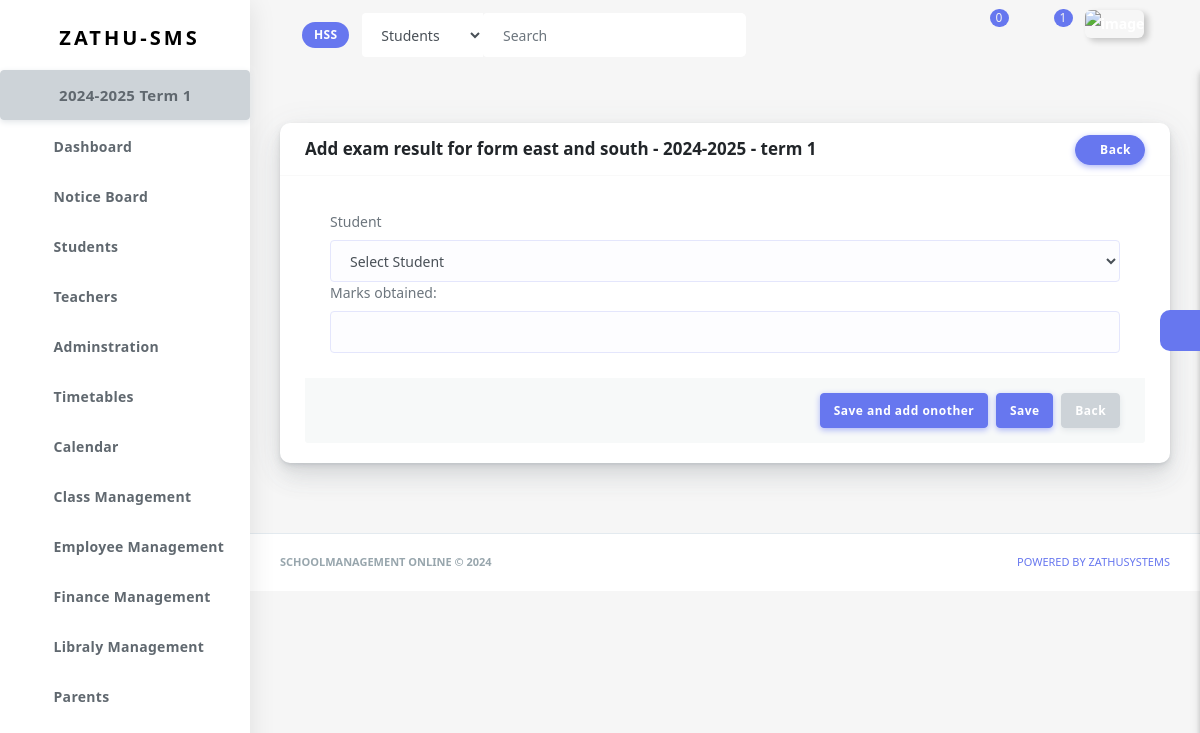
/exam-management/exam-schedules/exam-sujects/exam-results-1/add-exam-result1-40b1d377-6656-44b4-9429-142e877d579a/ (signed in), run on the app's committed database.
### schooladminstration/models.py (models this page shows)
class Institution(models.Model):
    institution_name=models.CharField(max_length=50)
    id=models.CharField(primary_key=True, max_length=100, blank=True, unique=True, default=uuid.uuid4)
    user=models.ForeignKey(get_user_model(), on_delete=models.CASCADE, related_name='institution', blank=True, null=True, default=None)
    name_of_head=models.CharField(max_length=50, null=True, blank=True, default=None)
    name_of_principal=models.CharField(max_length=50, null=True, blank=True, default=None)
    name_of_registrar=models.CharField(max_length=50, null=True, blank=True, default=None)
    phone=models.CharField(max_length=50, null=True, blank=True)
    country=models.CharField(max_length=50, null=True, blank=True)
    city=models.CharField(max_length=50, null=True, blank=True)
    tried_subscription=models.BooleanField(default=False)
    created_at = models.DateTimeField(default=timezone.now, null=True, blank=True)
    edu=(
        ('primary education', 'Primary Education'),
        ('secondary education', 'Secondary Education'),
        ('tertialy education', 'Tertiary Education'),
    )
    edu_offer=models.CharField(max_length=20, choices=edu)
    def __str__(self):
        return self.institution_name

### school_calendar/models.py (models this page shows)
class AcademicYear(models.Model):
    institution=models.ForeignKey(Institution, on_delete=models.CASCADE, related_name='academic_year')
    year=models.CharField(max_length=9, help_text='e.g 2024-2025')
    start_date=models.DateField(help_text='starting date of this academic year')
    end_date=models.DateField(help_text='ending date of this academic year')
    date=models.DateField(auto_now_add=True)
    closed=models.BooleanField(default=False)
    def __str__(self):
        return f'{self.year}'

class Term(models.Model):
    institution=models.ForeignKey(Institution, on_delete=models.CASCADE, related_name='terms')
    academic_year=models.ForeignKey(AcademicYear, on_delete=models.CASCADE, related_name='terms')
    title=models.CharField(max_length=50, help_text='e.g Term 1/Semister 2')
    start_date=models.DateField(help_text='starting date of this term/semister')
    end_date=models.DateField(help_text='ending date of this Term/Semister')
    date=models.DateField(auto_now_add=True)
    closed=models.BooleanField(default=False)
    def __str__(self):
        return f'{self.title}'

### exams/models.py (models this page shows)
class Exam(models.Model):
    title=models.CharField(max_length=50, null=True, default=None, blank=True, help_text='Give your exam time table a title. e.g (Form one Time table)')
    school=models.ForeignKey(Institution, related_name='exams', on_delete=models.CASCADE, null=True, default=None, blank=True)
    classes=models.ManyToManyField(ClassRoom, related_name='exams', null=True, blank=True)
    academic_year=models.ForeignKey(AcademicYear, related_name='exams', on_delete=models.CASCADE, null=True, default=None, blank=True)
    term=models.ForeignKey(Term, related_name='exams', on_delete=models.CASCADE, null=True, default=None, blank=True)
    def __str__(self):
        return f"{self.title} - {self.academic_year} - {self.term}"

### exams/views.py (the view, shortened to what this page needs)
# urls.py: path('exam-schedules/exam-sujects/exam-results-<int:exam_subject_id>/add-exam-result<int:exam_id>-<uuid:school_id>/', add_exam_result, name='add_exam_results'),
def add_exam_result(request, exam_subject_id, exam_id, school_id):
    if is_approved_account(request)==False: return redirect('main:un_approved', school_id)
    institution=get_institution(request, school_id)
    academic_year=AcademicYear.objects.get(institution=institution, closed=False)
    term=Term.objects.get(institution=institution, closed=False)
    students=Student.objects.filter(school=institution)
    exam=Exam.objects.get(id=exam_id)
    exam_subject=ExamSubjects.objects.get(id=exam_subject_id)
    results=Result.objects.filter(subject=exam_subject)
    form = ExamResultsForm()
    result_students=[]
    for result in results:
        result_students.append(result.student)
    cont={
        'students':students,
        'result_students':result_students,
        'exam': exam,
        'exam_subject':exam_subject,
        'results':results,
        'academic_year':academic_year,
        'term':term,
        'form':form,
        'school_id':school_id,
        'institution':institution
        }
    return render(request, 'templates/exams/add_result.html', cont)

### exams/forms.py
class ExamResultsForm(forms.ModelForm):
    class Meta:
        model = Result
        fields = ['marks_obtained']
    def __init__(self, *args, **kwargs):
        super(ExamResultsForm, self).__init__(*args, **kwargs)
        self.fields['marks_obtained'].widget.attrs.update({'class':'form-control', 'max':'100'})

### chatapp/context_processors.py (called while the page is built)
def chat_global_data(request):
    chats=None
    if request.user.is_authenticated:
        chats=Chat.objects.filter(users=(request.user)).order_by('-udated_at')
        counter_chats=Chat.objects.filter(users=(request.user)).order_by('-udated_at')[:6]
        counter=0
        for chat in counter_chats:
            messages=chat.chat_messages.filter(receiver=request.user, seen=False)
            if messages:
                counter+=1
                continue
        return {'counter_chats':counter_chats, 'chats': chats, 'counter':counter}
    return {'mkkk': chats}

### chatapp/models.py (called while the page is built)
    def unseen_msgs(self):
        msgs=self.chat_messages.filter(seen=False)
        if msgs:
            return msgs.last()
        return None

### landing_page/context_processors.py (called while the page is built)
def global_data(request):
    ins=SystemFeature.objects.all()[0:5]
    return {'featuress': ins, }

### main/templatetags/custom_filter.py (called while the page is built)
@register.filter
def first_letters(value):
    value = str(value)
    return ''.join([word[0] for word in value.split() if word]).upper()

### main/templatetags/timeago_filters.py (called while the page is built)
@register.filter
def timeago(value):
    if not isinstance(value, datetime.datetime):
        return value
    now_time = now()
    delta = now_time - value
    seconds = delta.total_seconds()
    minutes = seconds / 60
    hours = minutes / 60
    days = hours / 24
    weeks = days / 7
    months = days / 30
    years = days / 365
    if seconds < 60:
        return f"{int(seconds)}s"
    elif minutes < 60:
        return f"{int(minutes)}m"
    elif hours < 24:
        return f"{int(hours)}h"
    elif days < 7:
        return f"{int(days)}d"
    elif weeks < 4:
        return f"{int(weeks)}w"
    elif months < 12:
        return f"{int(months)}mo"
    else:
        return f"{int(years)}y"

### main/utils.py (called while the page is built)
def get_institution(request, school_id):
    istitution=get_object_or_404(Institution, id=school_id)
    return istitution

def is_admin(request):
    try:
        institution=get_object_or_404(Institution, user=request.user)
        if institution:
            return True
    except:
        return False

def is_teacher(request):
    try:
        instructor=get_object_or_404(Instructor, user=request.user)
        if instructor:
            return True
    except:
        return False

### templates/templates/exams/add_result.html (shortened to what this page needs)
{% extends 'templates/main/base.html' %}
{% block content %}
<section class="section">
<div class="section-body">
<div class="row">
    <div class="col-12">
      <div class="card">
        <div class="card-header">
            <h4 class="d-inline">Add exam result for {{exam}}</h4>
            <div class="card-header-action">
              <a href="../" class="btn btn-primary"><i class="fas fa-angle-left"></i>Back</a>
            </div>
        </div>
        <div class="card-body">
            <form id="" method="post" class="">
                <div class="modal-body">
                  <label for="id_student">Student</label>
                  <select class="form-control select2" name="student" id="id_student" style="width: 100%;" required>
                    <option value="">Select Student</option>
                  </select>
                    {{form}}
                </div>
                <div class="modal-footer bg-whitesmoke br">
                  <button class="btn btn-primary" type="submit" name="add-onother">Save and add onother</button>
                  <button id="submit_btn" type="submit" class="btn btn-primary">Save</button>
                  <a href="../" type="button" class="btn btn-secondary">Back</a>
                </div>
            </form>
        </div>
      </div>
    </div>
  </div>
</div>
</section>
{% endblock %}

### templates/templates/main/header.html (shortened to what this page needs)
{% load static %}
{% load timeago_filters %}
{% load custom_filter %}
   <div class="navbar-bg"></div>
      <nav class="navbar navbar-expand-lg main-navbar sticky">
        <div class="form-inline mr-auto">
          <ul class="navbar-nav mr-3">
            <li><a href="#" data-toggle="sidebar" class="nav-link nav-link-lg
									collapse-btn"> </a></li>
            <li><a href="{% url 'accounts:school_p' %}" class="nav-link nav-link-lg">
                <span class="badge badge-primary"><span class="text-white">{{institution|first_letters}}</span> </span>
              </a></li>
            <li>
              <form class="form-inline mr-auto" action="{% url 'search:search' school_id %}">
                <div class="search-element">
                  <select class="form-control" name="category" id="">
                    <option value="students">Students</option>
                  </select>
                  <input class="form-control" type="search" {% if q %} value="{{q}}" {% endif %} name="q" placeholder="Search" aria-label="Search" data-width="200">
                  <button class="btn" type="submit">
                    <i class="fas fa-search"></i>
                  </button>
                </div>
              </form>
            </li>
          </ul>
        </div>
        <ul class="navbar-nav navbar-right">
          <li class="dropdown dropdown-list-toggle"><a href="#" data-toggle="dropdown"
              class="nav-link nav-link-lg message-toggle">
              <span class="badge headerBadge1">
                {{counter}} </span> </a>
          </li>
          <li class="dropdown dropdown-list-toggle">
            <a href="#" data-toggle="dropdown"
              class="nav-link nav-link-lg notification-toggle message-toggle">
              <i data-feather="bell" class="bell"></i>
              <span class="badge headerBadge1">
                {{n_counter}}
              </span>
            </a>
          </li>
          <li class="dropdown"><a href="#" data-toggle="dropdown"
              class="nav-link dropdown-toggle nav-link-lg nav-link-user"> <img alt="image" src="{% static 'assets/img/user.png' %}"
                class="user-img-radious-style"> </a>
          </li>
          <li class="dropdown">
            <a href="#" data-toggle="dropdown"
            class="nav-link dropdown-toggle nav-link-lg nav-link-user">
          </a>
        </li>
        </ul>
      </nav>

### templates/templates/main/sidebar.html (shortened to what this page needs)
{% load static %}
<div class="main-sidebar sidebar-style-2">
        <aside id="sidebar-wrapper">
          <div class="sidebar-brand">
            <a href=""> <img alt="" src="{% static 'assets/img/logo.png' %}" class="header-logo" /> <span
                class="logo-name">Zathu-SMS</span>
            </a>
          </div>
          <ul class="sidebar-menu">
            <li class="dropdown">
              <a href="{% url 'school_calendar:calendar_list' school_id %}" style="font-size: 15px; font-weight: 70px;" class="btn btn-secondary"> {{institution.academic_year.last}} {{institution.academic_year.last.terms.last|title}} </a>
            </li>
            <li class="dropdown">
              <a href="{% url 'main:dashboard' school_id %}" class="nav-link"><span>Dashboard</span></a>
            </li>
            <li class="dropdown">
              <a href="{% url 'main:notice_board' school_id %}" class="nav-link"><span>Notice Board</span></a>
            </li>
            <li class="dropdown">
              <a href="{% url 'student:students' school_id %}" class="nav-link"><span>Students</span></a>
            </li>
            <li class="dropdown">
              <a href="{% url 'teacher:teachers' school_id %}" class="nav-link"><span>Teachers</span></a>
            </li>
            <li class="dropdown">
              <a href="#" class="menu-toggle nav-link has-dropdown"><span>Adminstration</span></a>
            </li>
            <li class="dropdown">
              <a href="#" class="menu-toggle nav-link has-dropdown"><span>Timetables</span></a>
            </li>
            <li class="dropdown">
              <a href="#" class="menu-toggle nav-link has-dropdown"><span>Calendar</span></a>
            </li>
            <li class="dropdown">
              <a href="#" class="menu-toggle nav-link has-dropdown"><span>Class Management</span></a>
            </li>
            <li class="dropdown">
              <a href="#" class="menu-toggle nav-link has-dropdown"><span>Employee Management</span></a>
            </li>
            <li class="dropdown">
              <a href="#" class="menu-toggle nav-link has-dropdown"><span>Finance Management</span></a>
            </li>
            <li class="dropdown">
              <a href="#" class="menu-toggle nav-link has-dropdown"><span>Libraly Management</span></a>
            </li>
            <li class="dropdown">
              <a href="{% url 'school_admin:parents' school_id %}" class="nav-link"><span>Parents</span></a>
            </li>
           <br><br><br>
          </ul>
        </aside>
      </div>

### data on the page
Institution: institution_name "HSS", academic_year.last "2024-2025", academic_year.last.terms.last "Term 1"
Exam: title+academic_year+term "form east and south - 2024-2025 - term 1"

### other printed values
{{ counter }} "0"
{{ n_counter }} "1"
